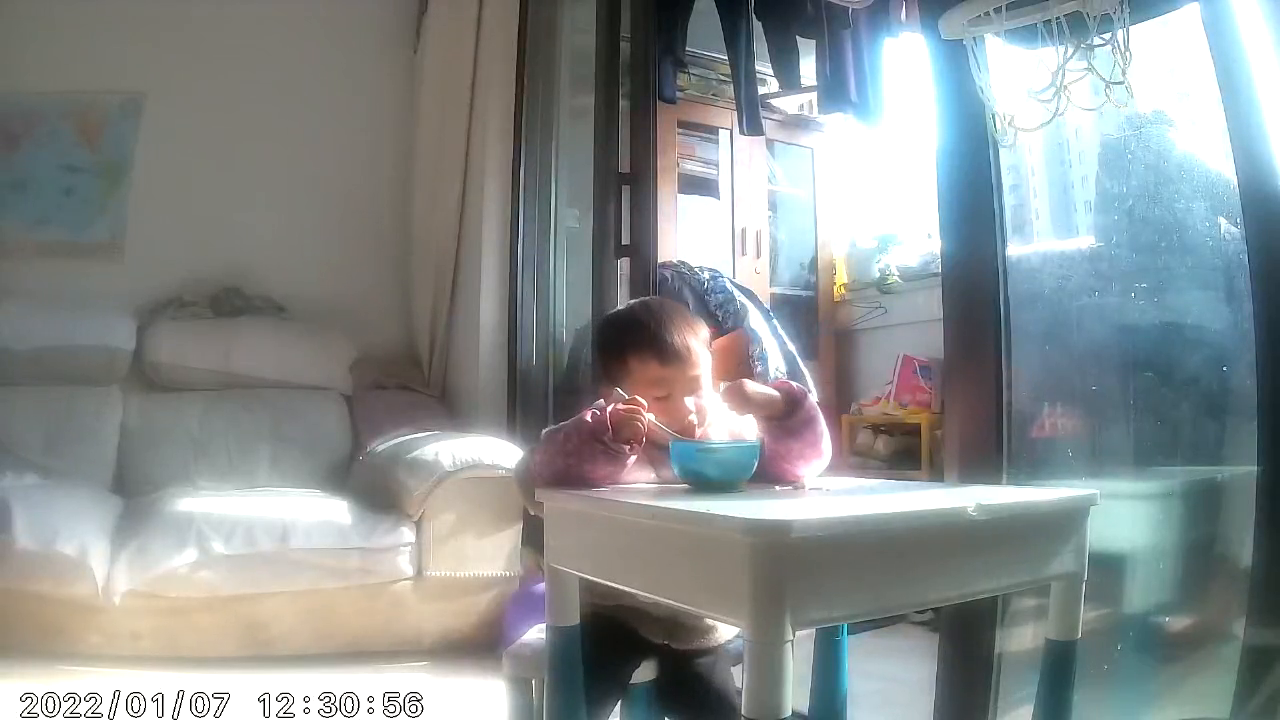
#> input picture frame 67 of opencv/测试视频.mp4, 1280 x 720 px
$ jupyter execute 'opencv打开视频.ipynb'   (shell and % lines are left out)
#> lines starting #> are read from the running program, lines starting #| are printed output that depends on the picture
[cell 1]
import cv2
import matplotlib.pyplot as plt
import numpy as np
vc=cv2.VideoCapture('D:\hlht\yuzt\python\pythonScripts\opencv\测试视频.mp4')
if vc.isOpened():
    open,frame=vc.read()
#> frame is the input picture: shape (720, 1280, 3); mean B, G, R 144.5, 144.2, 138.2
else:
    open=False
while open:
    ret,frame=vc.read()
    if frame is None:
        break
    if ret== True:
        gray=cv2.cvtColor(frame,cv2.COLOR_BGR2GRAY)
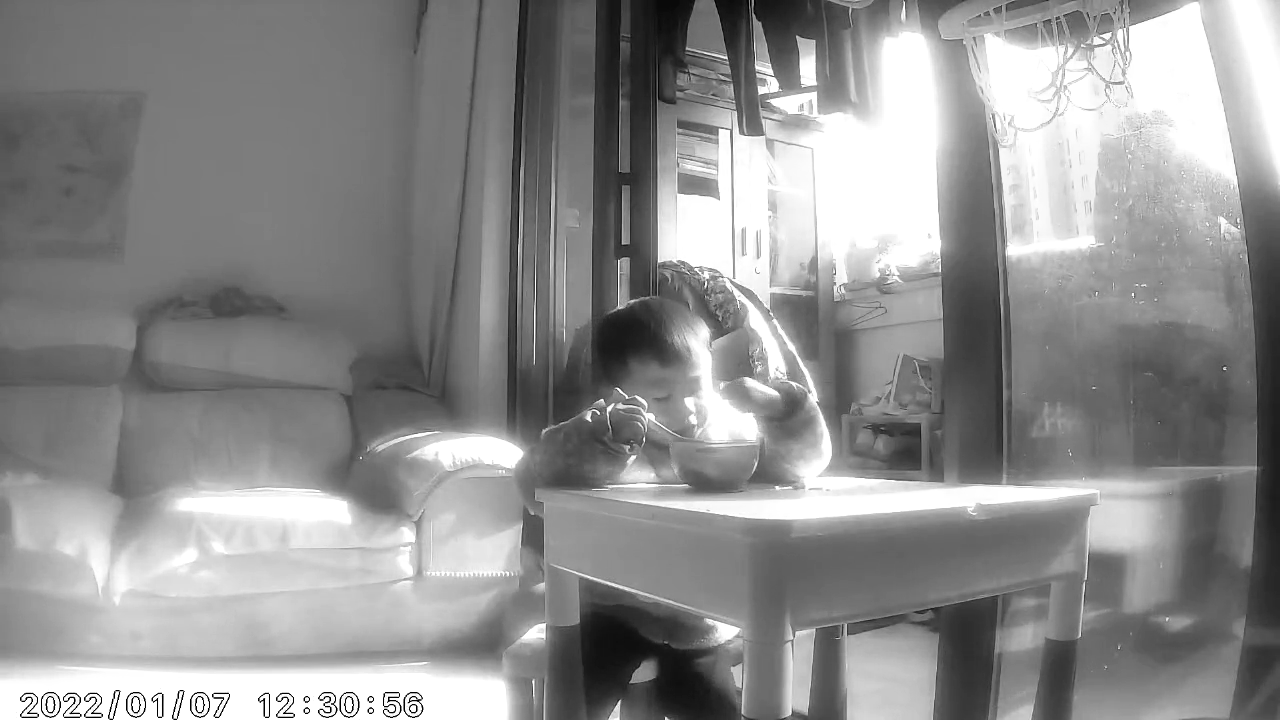
#> gray: shape (720, 1280); min 0, max 255, mean 142.4
        cv2.imshow('result',gray)
        if cv2.waitKey(10) & 0xff ==27:
#> (key Esc is pressed here)
            break
vc.release()
cv2.destroyAllWindows()


$ run again, starting later in the video
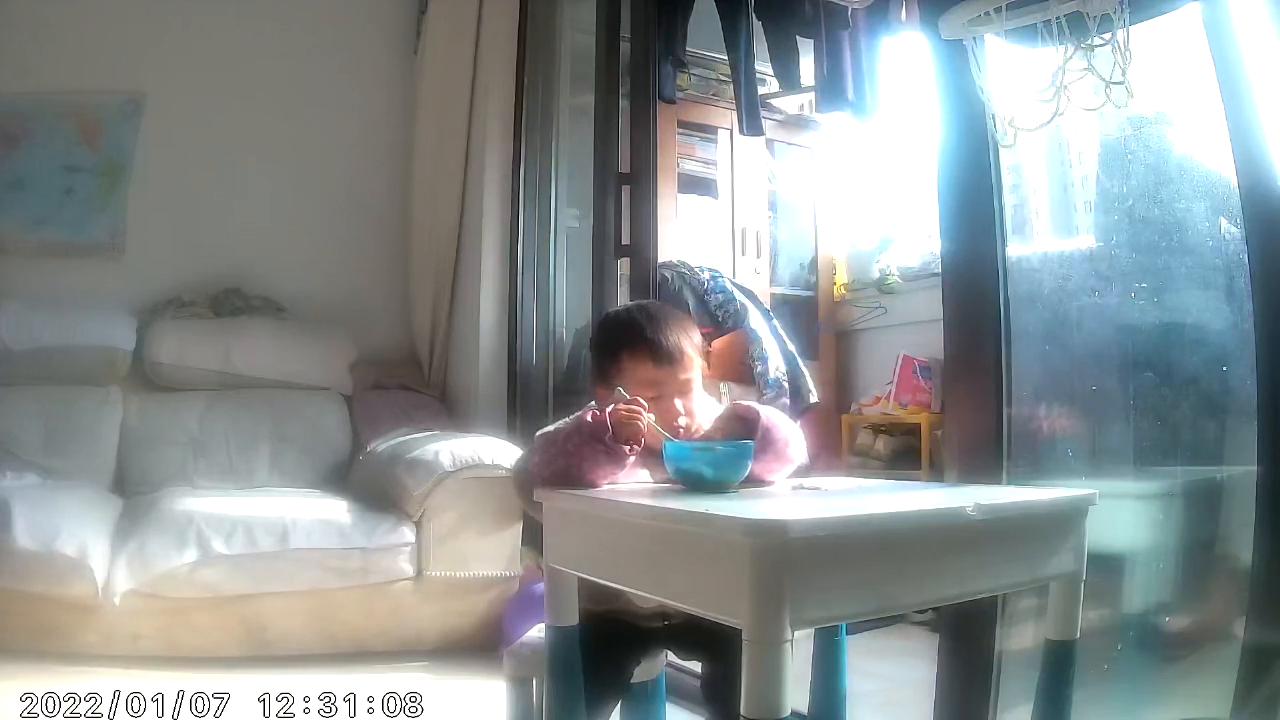
#> input picture frame 304 of opencv/测试视频.mp4, 1280 x 720 px
#> frame is the input picture: shape (720, 1280, 3); mean B, G, R 147.4, 146.7, 139.9
#> `gray=cv2.cvtColor(frame,cv2.COLOR_BGR2GRAY)`:
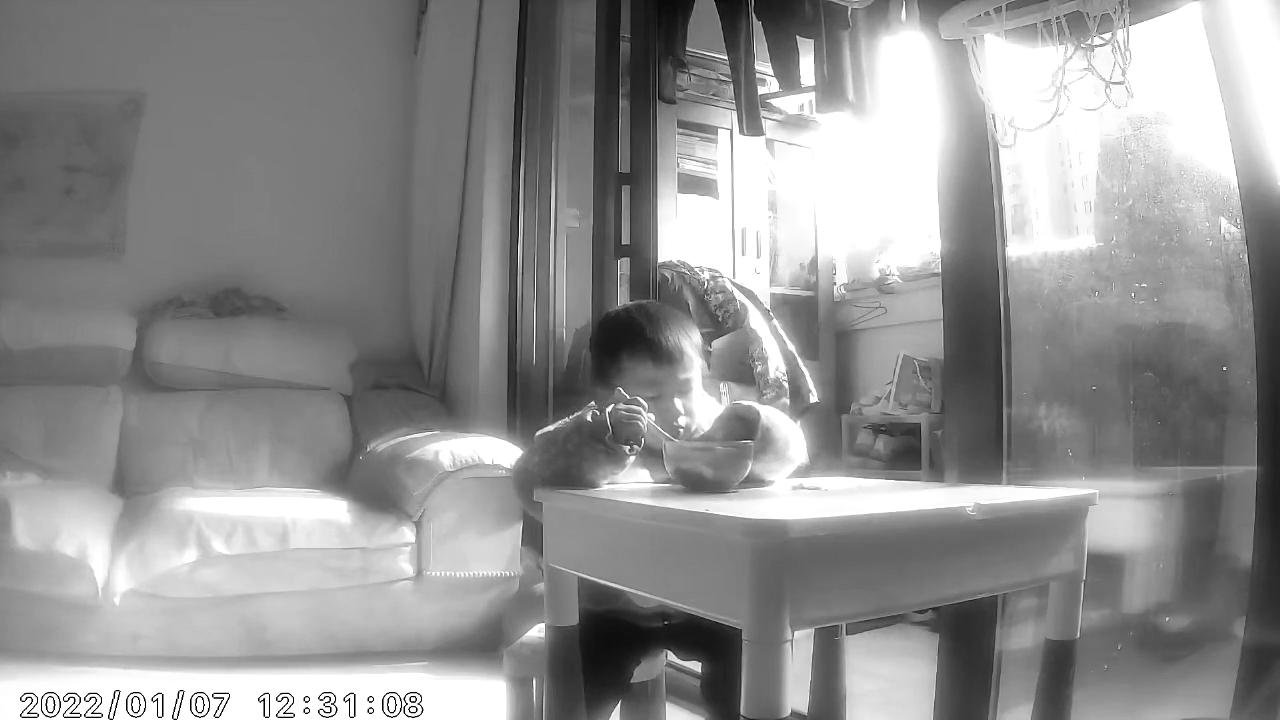
#> gray: shape (720, 1280); min 0, max 255, mean 144.9

$ run again, starting later in the video
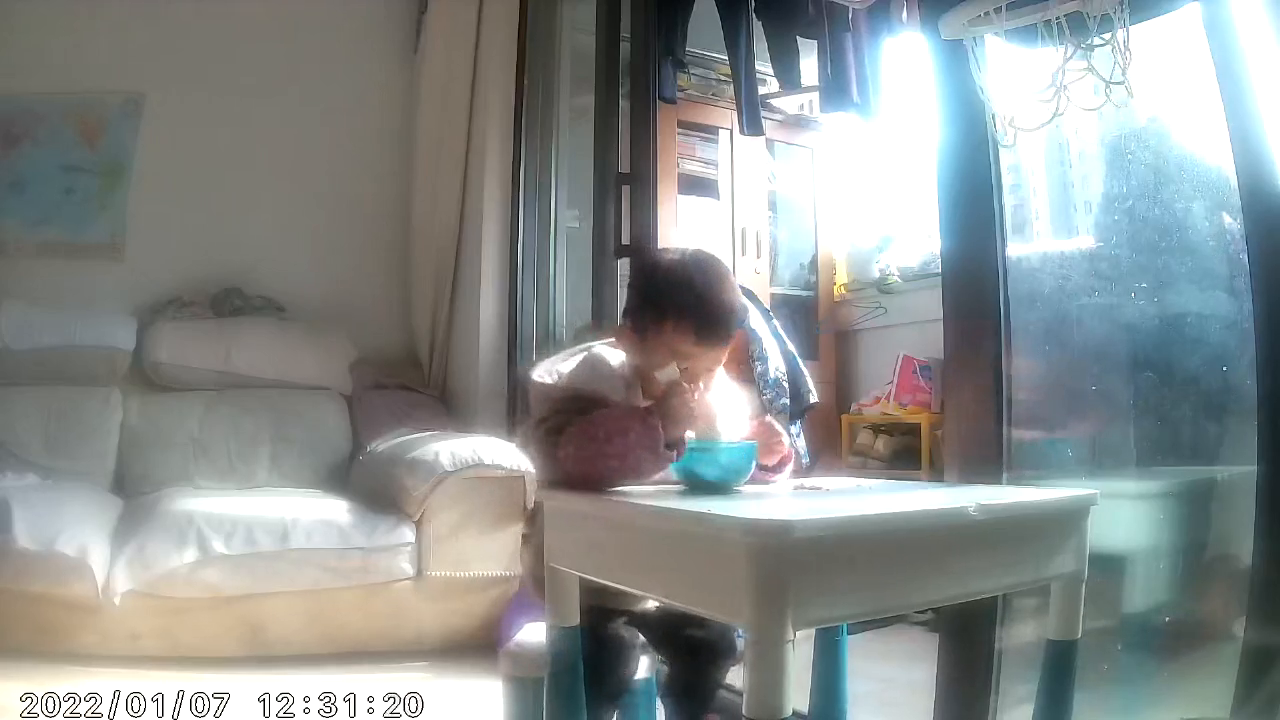
#> input picture frame 540 of opencv/测试视频.mp4, 1280 x 720 px
#> frame is the input picture: shape (720, 1280, 3); mean B, G, R 143.2, 144.2, 139.1
#> `gray=cv2.cvtColor(frame,cv2.COLOR_BGR2GRAY)`:
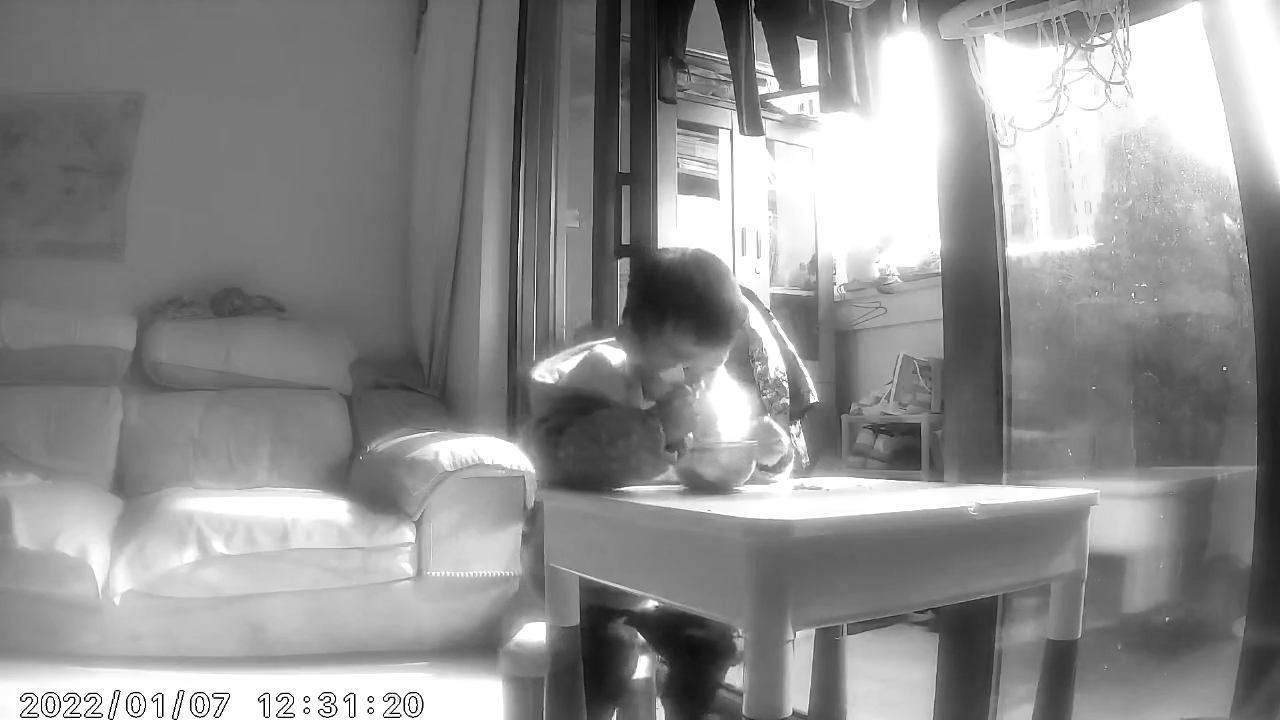
#> gray: shape (720, 1280); min 0, max 255, mean 142.7
